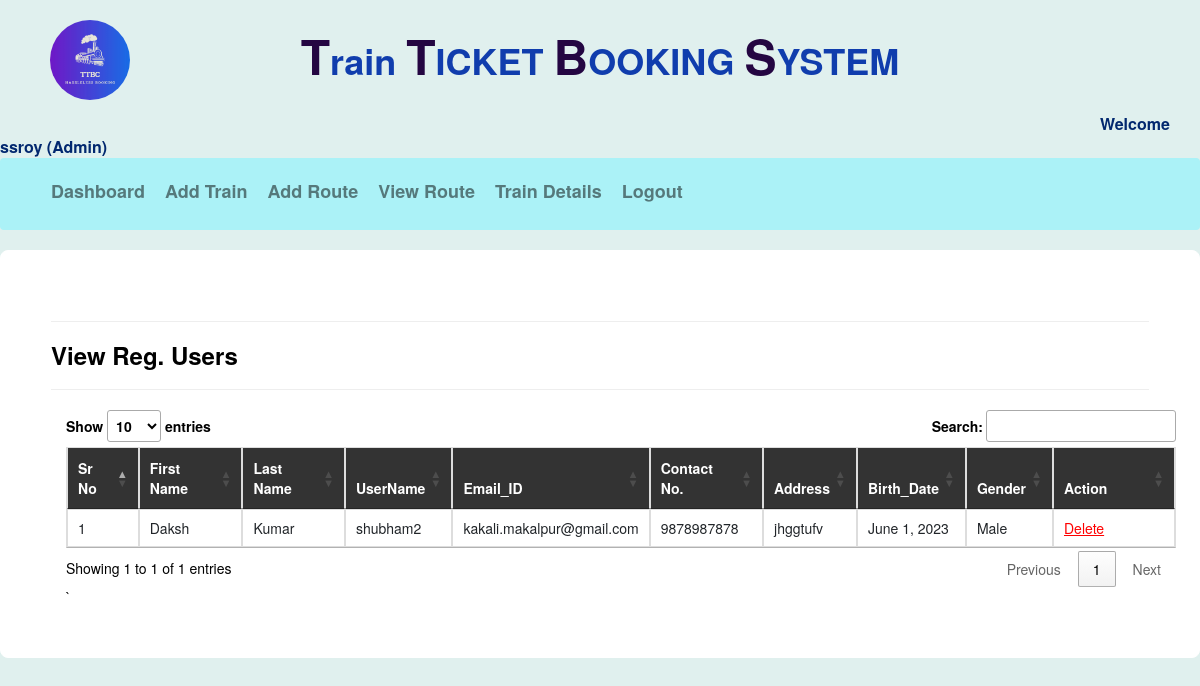
/view_regusers/ (signed in), run on an earlier commit of the app's database.
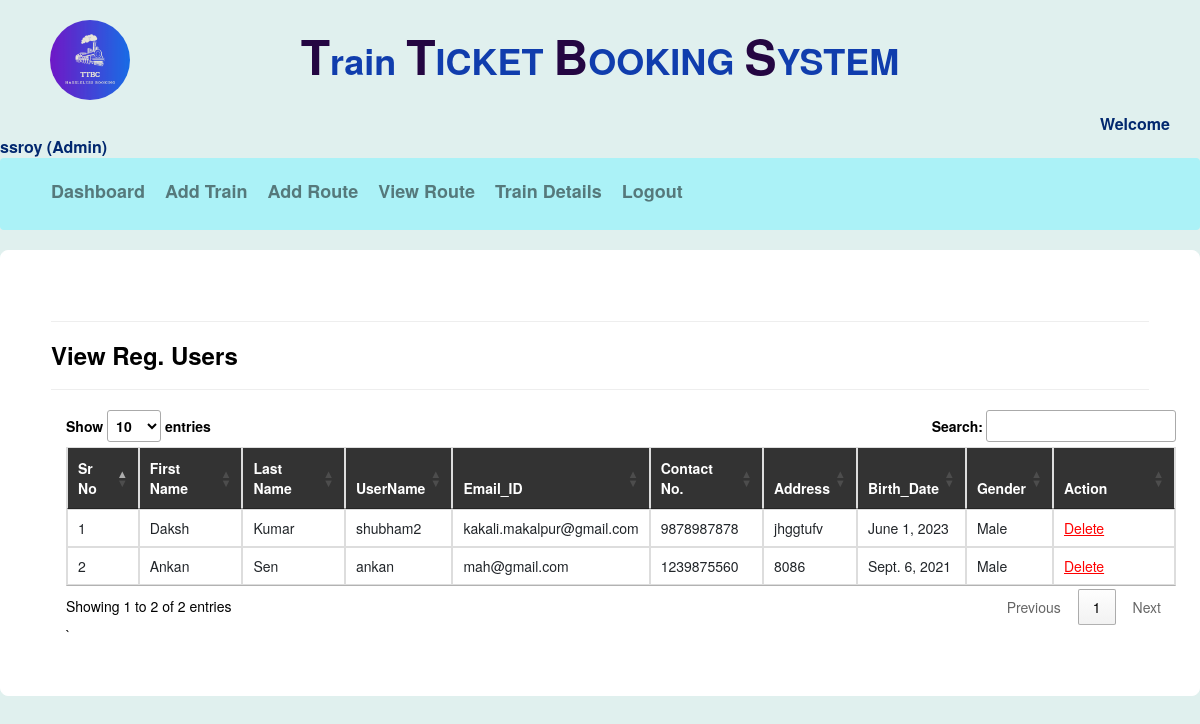
And on a later commit of the database.
### railway/models.py (models this page shows, shortened)
class Register(models.Model):
    user = models.ForeignKey(User,on_delete=models.CASCADE,null=True)
    mobile = models.CharField(max_length=10,null=True)
    add = models.CharField(max_length=100,null=True)
    dob = models.DateField(null=True)
    gender = models.CharField(max_length=10,null=True)

### railway/views.py (the view)
# urls.py: path('view_regusers/', view_regusers, name="view_regusers"),
def view_regusers(request):
    if not request.user.is_authenticated:
        return redirect('login')
    data=Register.objects.filter(user__is_staff=False)
    d={"data":data}
    return render(request,"view_regusers.html",d)

### templates/view_regusers.html (shortened to what this page needs)
{% extends 'navigation3.html' %}
{% load static %}
{% block b %}
<div style="color:Black;border:1px solid white;border-radius:8px;background-color:white;padding:50px">
<hr><h3><strong>View Reg. Users</strong></h3><hr>
    <div class="container">
<table class="noteCard table table-bordered" id="myTable">
  <thead style="color:white;background-color:#333">
  <tr>
    <th>Sr No</th>
    <th>First Name</th>
      <th>Last Name</th>
      <th>UserName</th>
    <th>Email_ID</th>
    <th>Contact No.</th>
       <th>Address</th>
    <th>Birth_Date</th>
    <th>Gender</th>
    <th>Action</th>
  </tr>
  </thead>
   <tbody>
    {% for i in data %}
  <tr>
    <td>{{forloop.counter}}</td>
    <td>{{i.user.first_name}}</td>
    <td>{{i.user.last_name}}</td>
    <td>{{i.user.username}}</td>
      <td>{{i.user.email}}</td>
      <td>{{i.mobile}}</td>
      <td>{{i.add}}</td>
      <td>{{i.dob}}</td>
      <td>{{i.gender}}</td>
    <td style="width:100px">
   <a href="{% url 'delete_user' i.user.id %}" onclick="return confirm('Do you really want to Delete ?');" style="color:red"><u>Delete</u></a></td>
  </tr>
    {% endfor %}
    </tbody>
</table>`
 </div>
</div>
{% endblock %}

What changed in the data, as far as the page shows it:
added Register: user.first_name "Ankan", user.last_name "Sen", user.username "ankan", user.email "mah@gmail.com", mobile "1239875560", add "8086", dob "Sept. 6, 2021", gender "Male"
Also different on the page:
text written by a page script: "Show entries Search: Showing 1 to 1 of 1 entries Previous 1 Next" → "Show entries Search: Showing 1 to 2 of 2 entries Previous 1 Next"
